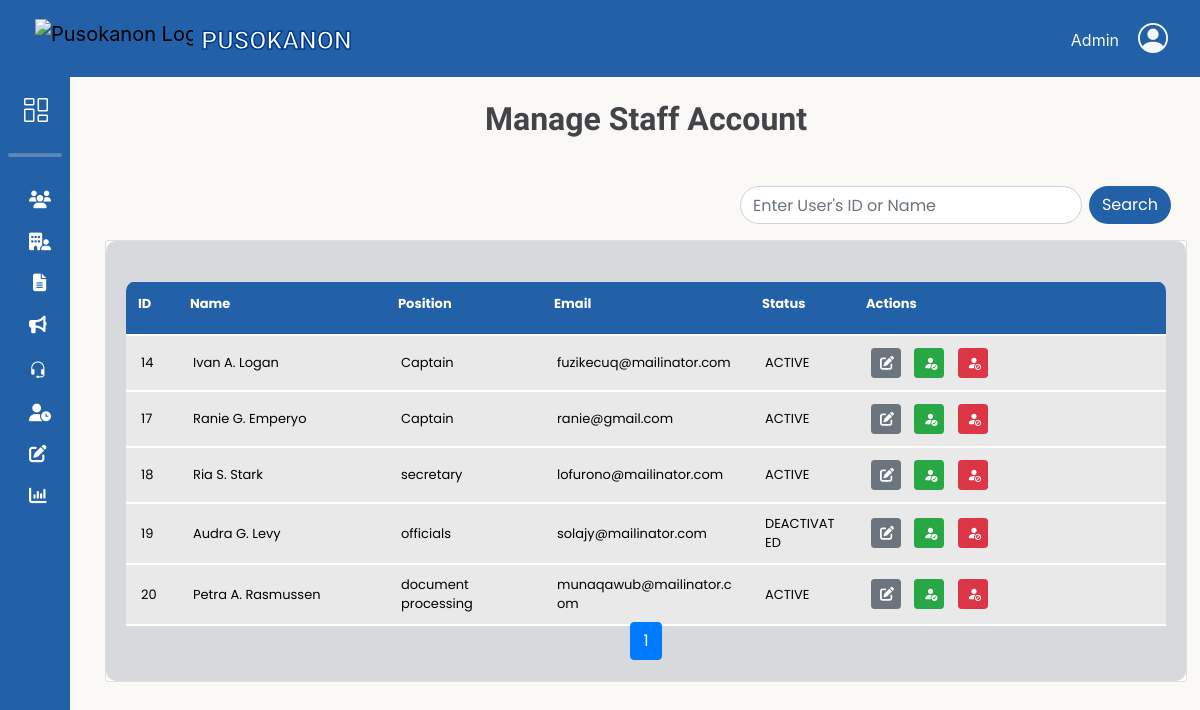
The page /adminbejo/manage_staff_account.php (signed in) on the database as committed earlier.
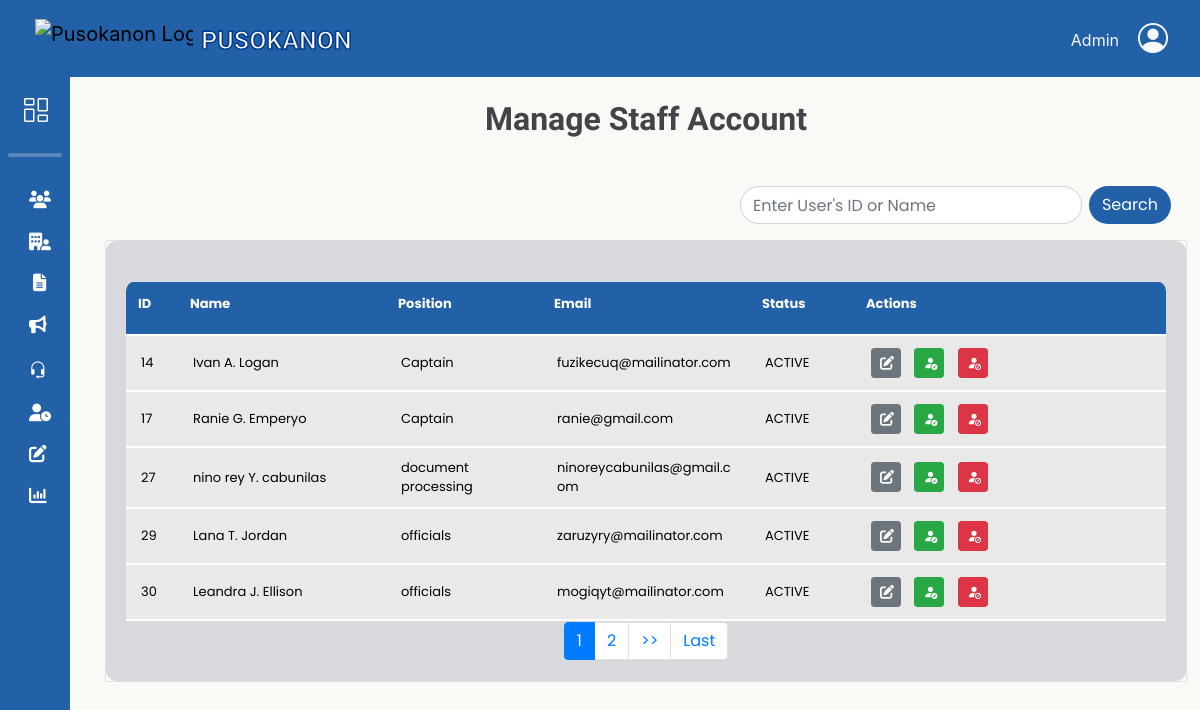
The same page on the database as committed later.
### tables this page shows
CREATE TABLE `barangay_staff` (
  `staff_id` int(11) NOT NULL,
  `staff_fname` varchar(50) NOT NULL,
  `staff_lname` varchar(50) NOT NULL,
  `staff_midname` varchar(50) NOT NULL,
  `staff_suffix` varchar(20) DEFAULT NULL,
  `birth_date` date NOT NULL,
  `gender` varchar(20) NOT NULL,
  `contact_no` varchar(20) NOT NULL,
  `userRole_id` int(11) NOT NULL,
  `staff_email` varchar(100) NOT NULL,
  `user_name` varchar(30) NOT NULL,
  `staff_password` varchar(100) NOT NULL,
  `status` varchar(20) NOT NULL
);

CREATE TABLE `account_role` (
  `userRole_id` int(11) NOT NULL,
  `role_definition` varchar(50) NOT NULL
);

### db/DBconn.php (called while the page is built, shortened)
<?php
function decryptData($data){
	return openssl_decrypt($data, 'aes-256-cbc', ENCRYPTION_KEY, 0, ENCRYPTION_KEY);
}
function fetchStaffAccounts($pdo, $search = null) {
    $sql = "SELECT bs.staff_id,
            bs.staff_fname,
            bs.staff_midname,
            bs.staff_lname,
			bs.staff_suffix,
            bs.staff_email,
			bs.user_name,
			bs.birth_date,
			bs.gender,
            bs.contact_no,
            bs.userRole_id,
            ac.role_definition,
            bs.status
            FROM barangay_staff bs
            INNER JOIN account_role ac ON bs.userRole_id = ac.userRole_id
            ORDER BY bs.staff_id";
    $stmt = $pdo->prepare($sql);
    $stmt->execute();
    $results = $stmt->fetchAll(PDO::FETCH_ASSOC);
    return $results;
}

### adminbejo/manage_staff_account.php (the view, shortened to what the changed rows need)
<?php
    include 'headerAdmin.php';
    include '../db/DBconn.php';
    $search = isset($_GET['search']) ? $_GET['search'] : '';
    $all_staffs = fetchStaffAccounts($pdo, $search);
    $total_records = count($all_staffs);
    $page = isset($_GET['page']) ? (int)$_GET['page'] : 1;
    $limit = 5;
    $offset = ($page - 1) * $limit;
    $staffs = array_slice($all_staffs, $offset, $limit);
    $total_pages = ceil($total_records / $limit);
?>
<link rel="stylesheet" href="css/manage_staff.css">
<div class="container-fluid">
    <h1>Manage Staff Account</h1>
    <div class="card d-flex flex-column">
        <div class="card-body flex-grow-1 d-flex flex-column">
            <div class="table-responsive flex-grow-1">
                <table class="table mx-auto" cellspacing="0" cellpadding="0">
                    <thead style="background-color: #2260a7;">
                        <tr>
                            <th>ID</th>
                            <th>Name</th>
                            <th>Position</th>
                            <th>Email</th>
                            <th>Status</th>
                            <th>Actions</th>
                        </tr>
                    </thead>
                    <tbody class="scrollable-table-body">
                        <?php if (!empty($staffs)): ?>
                            <?php foreach ($staffs as $staff_users): ?>
                                <tr>
                                    <td><?= htmlspecialchars($staff_users['staff_id']) ;?></td>
                                    <td><?= htmlspecialchars(decryptData($staff_users['staff_fname']) . ' ' .
                                                strtoupper(substr(decryptData($staff_users['staff_midname']), 0, 1)) . '. ' .
                                                decryptData($staff_users['staff_lname'])) ;?></td>
                                    <td><?= htmlspecialchars($staff_users['role_definition']);?></td>
                                    <td><?= htmlspecialchars(decryptData($staff_users['staff_email']));?></td>
                                    <td><?= htmlspecialchars($staff_users['status']);?></td>
                                    <td>
                                        <button class="btn btn-secondary btn-sm me-2" title="Edit Account" onclick="window.location.href='edit_staffAccount.php?staff_id=<?= htmlspecialchars($staff_users['staff_id']) ?>'">
                                            <i class="fas fa-edit"></i>
                                        </button>
                                        <button class="btn btn-success btn-sm me-2" title="Activate Account" onclick="activateStaff('<?= htmlspecialchars($staff_users['staff_id']) ?>', '<?= htmlspecialchars($staff_users['status']) ?>')">
                                            <i class="bi bi-person-fill-check"></i>
                                        </button>
                                        <button class="btn btn-danger btn-sm me-2" title="Deactivate Account" onclick="deactivateStaff('<?= htmlspecialchars($staff_users['staff_id']) ?>', '<?= htmlspecialchars($staff_users['status']) ?>')">
                                            <i class="bi bi-person-fill-slash"></i>
                                        </button>
                                    </td>
                                </tr>
                            <?php endforeach; ?>
                        <?php else: ?>
                            <tr>
                                <td colspan="7" class="text-center">No staff accounts found.</td>
                            </tr>
                        <?php endif; ?>
                    </tbody>
                </table>
            </div>
            <div class="pagination-container">
                <nav aria-label="Page navigation">
                    <ul class="pagination justify-content-center">
                        <?php
                            $range = 1;
                            $start_page = max(1, $page - $range);
                            $end_page = min($total_pages, $page + $range);
                            if ($end_page - $start_page < 2) {
                                $start_page = max(1, $end_page - 2);
                                $end_page = min($total_pages, $start_page + 2);
                            }
                        ?>
                        <?php for ($i = $start_page; $i <= $end_page; $i++): ?>
                            <li class="page-item<?= ($i == $page) ? ' active' : '' ?>">
                                <a class="page-link" href="?page=<?= $i ?>&search=<?= urlencode($search) ?>"><?= $i ?></a>
                            </li>
                        <?php endfor; ?>
                        <?php if ($page < $total_pages): ?>
                            <li class="page-item">
                                <a class="page-link" href="?page=<?= $page + 1 ?>&search=<?= urlencode($search) ?>">>></a>
                            </li>
                        <?php endif; ?>
                        <?php if ($page < $total_pages): ?>
                            <li class="page-item">
                                <a class="page-link" href="?page=<?= $total_pages ?>&search=<?= urlencode($search) ?>">Last</a>
                            </li>
                        <?php endif; ?>
                    </ul>
                </nav>
            </div>
        </div>
    </div>
</div>
<?php require_once 'footerAdmin.php'; ?>

Rows that differ between the two databases and show on the page:
removed barangay_staff: staff_id "18", staff_fname+staff_midname+staff_lname "Ria S. Stark", userRole.role_definition "secretary", staff_email "lofurono@mailinator.com", status "ACTIVE"
removed barangay_staff: staff_id "19", staff_fname+staff_midname+staff_lname "Audra G. Levy", userRole.role_definition "officials", staff_email "solajy@mailinator.com", status "DEACTIVATED"
removed barangay_staff: staff_id "20", staff_fname+staff_midname+staff_lname "Petra A. Rasmussen", userRole.role_definition "document processing", staff_email "munaqawub@mailinator.com", status "ACTIVE"
added barangay_staff: staff_id "27", staff_fname+staff_midname+staff_lname "nino rey Y. cabunilas", userRole.role_definition "document processing", staff_email "ninoreycabunilas@gmail.com", status "ACTIVE"
added barangay_staff: staff_id "29", staff_fname+staff_midname+staff_lname "Lana T. Jordan", userRole.role_definition "officials", staff_email "zaruzyry@mailinator.com", status "ACTIVE"
added barangay_staff: staff_id "30", staff_fname+staff_midname+staff_lname "Leandra J. Ellison", userRole.role_definition "officials", staff_email "mogiqyt@mailinator.com", status "ACTIVE"
Other text that changed with them:
new list line: "2"
text now shown: ">> Last"
